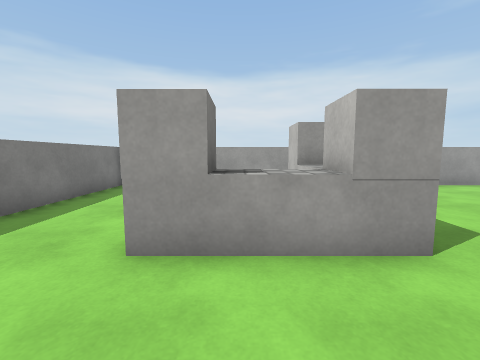
view 1 (above)

24 first-person views from a walk through a scene from a Unity 3-D project. The camera is 1.2 m above the floor, tilts 6° down and sees 90° across. The floor is counted in squares, 1 m on a side. Each view is taken from the middle of a square. On the plan, view 1 faces up. The plan holds only what a view shows up to about 12 squares ahead; the rest is blank. The place goes on beyond the plan. The player is left out. Surface patterns are stand-ins for the level's own textures.

view 2
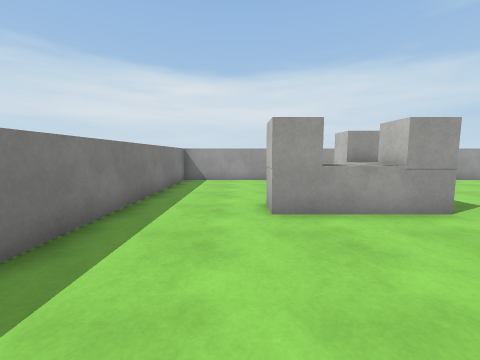

view 3
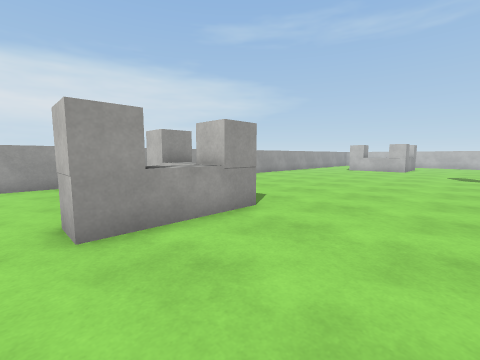

view 4
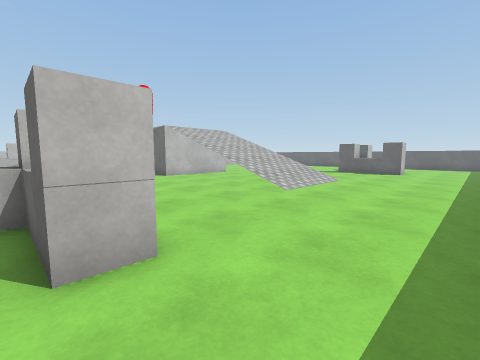

view 5
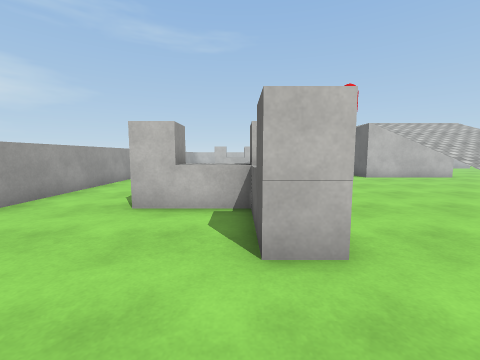

view 6
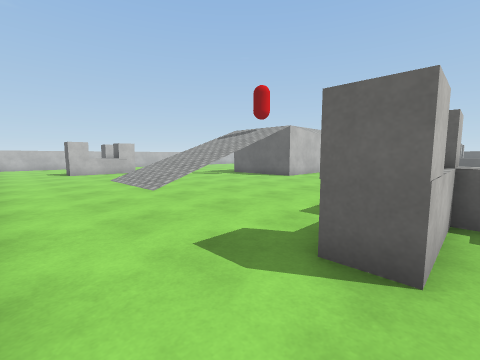

view 7
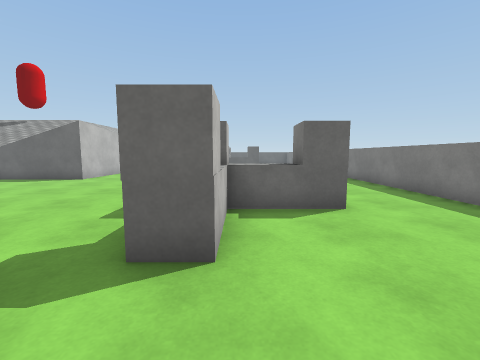

view 8
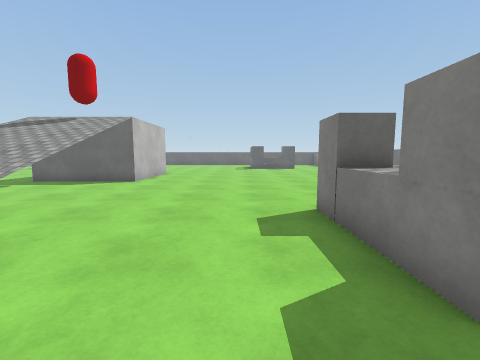

view 9
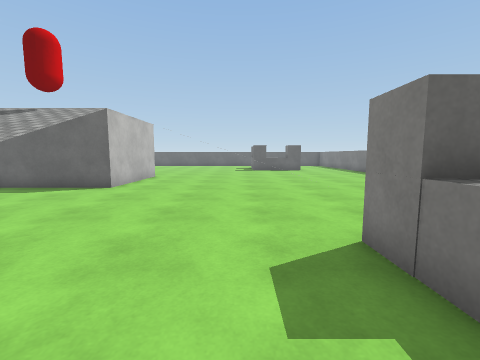

view 10
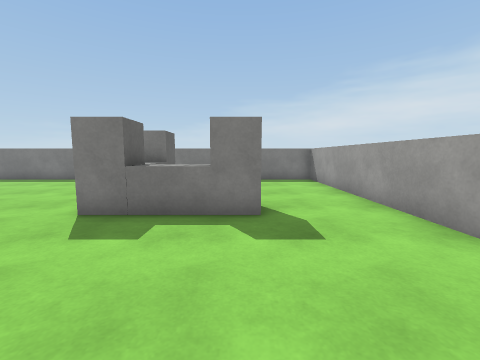

view 11
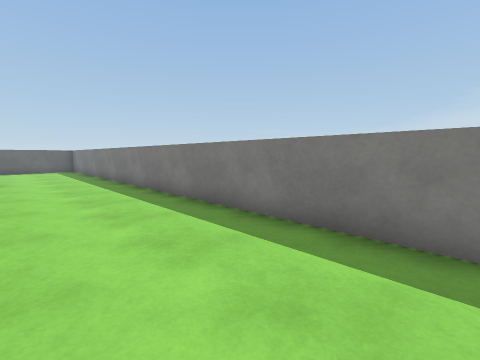

view 12
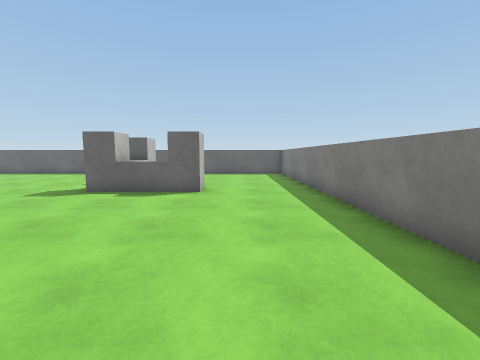

view 13
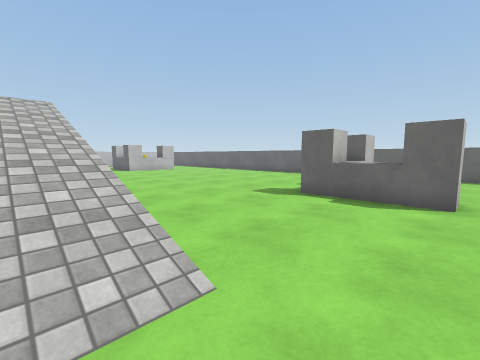

view 14
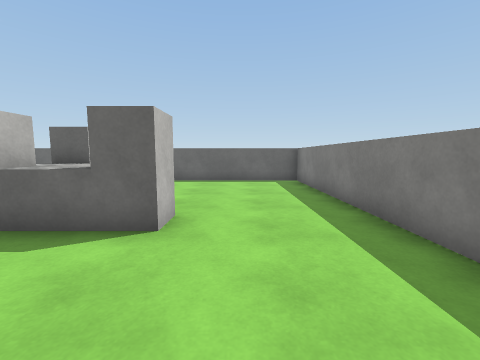

view 15
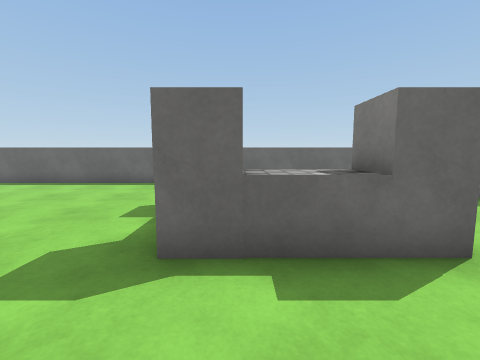

view 16
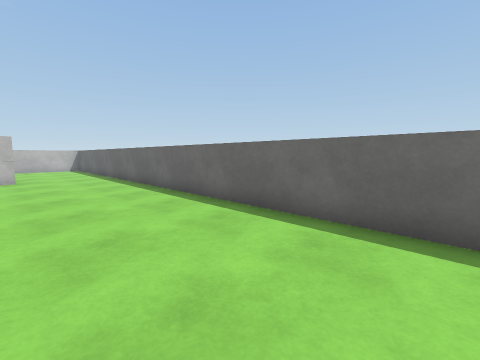

view 17
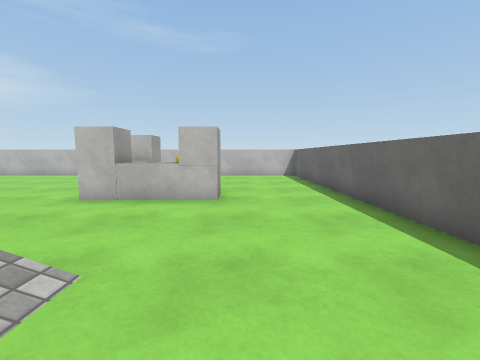

view 18
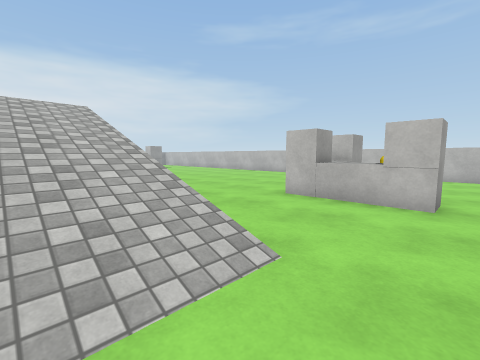

view 19
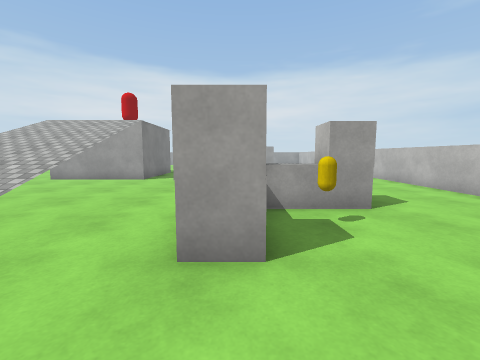

view 20
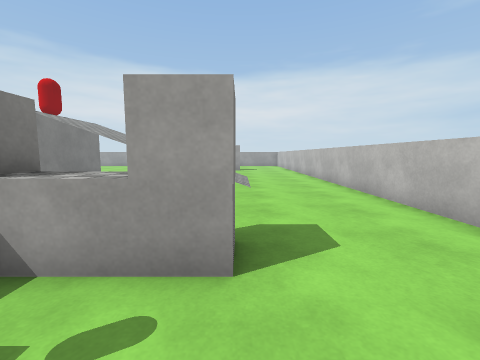

view 21
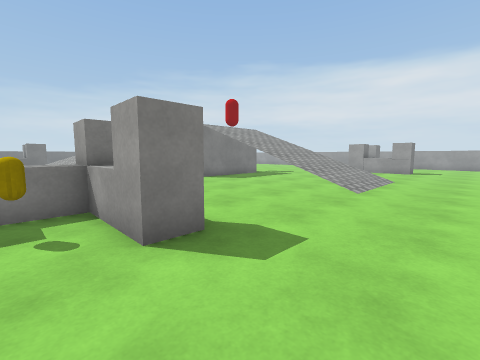

view 22
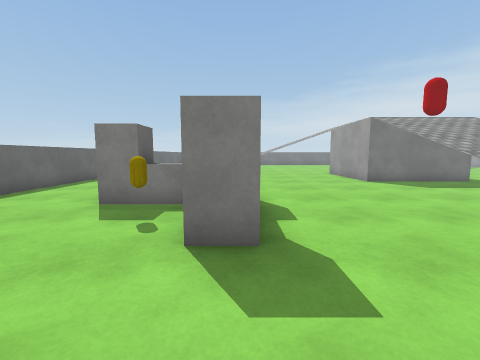

view 23
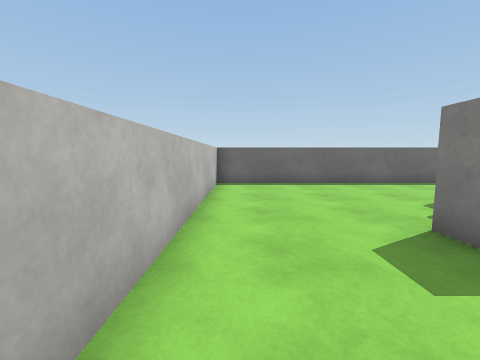

view 24
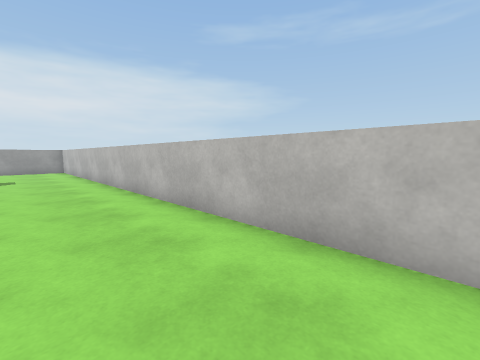

### Floor plan
Key: @ floor where view 1 was taken; # wall or solid block; . floor; / step, stairs or slope; = window, fence, low wall or low ledge; B barrier; C yellow capsule.
Columns run from 5 left of view 1 to 25 right of it. Each row starts with its distance up from view 1.
 10 ###############
  9 #......................
  8 #......................
  7 #.....................
  6 #.....BB.............      ..
  5 #.....BB....../////        ...
  4 #...BBBB....../////        ...#
  3 #...BBBB......////         ...#
  2 #.............///          ...#
  1 #.............///          ...#
  0 #....@..............       ...#
 -1 #...................      ....#
 -2 #...................      ....#
 -3 #.....//=# ...#####.    ///...#
 -4 #...../////...#   #..  ////...#
 -5 #...../////...#   #.../////...#
 -6 #...../////...#   #.../////...#
 -7 #...../////...#####... #=//...#
 -8 #..........  .................#
 -9 #.............................#
-10 #.............................#
-11 #............. ////...........#
-12 #.............  ///...........#
-13 #...BBBBB.....=////...BBBBB...#
-14 #....B B .....  ///...BBBBB...#
-15 #..... BB.....  ///...BBCC....#
-16 #..... B .............BB......#
-17 #.....   .....................#
-18 #.....   .....................#
-19 #......  .....................#
-20 ###############################

Positions as (right, up) in squares from view 1, and headings:
1: (0, 0), facing up
2: (-2, -2), facing up
3: (-2, -1), facing up-right
4: (-4, 4), facing down-right
5: (-4, 4), facing right
6: (1, 9), facing down-right
7: (1, 9), facing down
8: (4, 8), facing down
9: (4, 6), facing down
10: (7, 6), facing left
11: (-1, 0), facing down-left
12: (-2, -5), facing down
13: (-1, -6), facing down-right
14: (-2, -9), facing down
15: (2, -10), facing down
16: (4, -16), facing down-right
17: (11, -17), facing right
18: (11, -17), facing up-right
19: (18, -19), facing up
20: (21, -16), facing up
21: (24, -15), facing up-left
22: (24, -13), facing left
23: (24, -10), facing down
24: (22, -10), facing up-right
